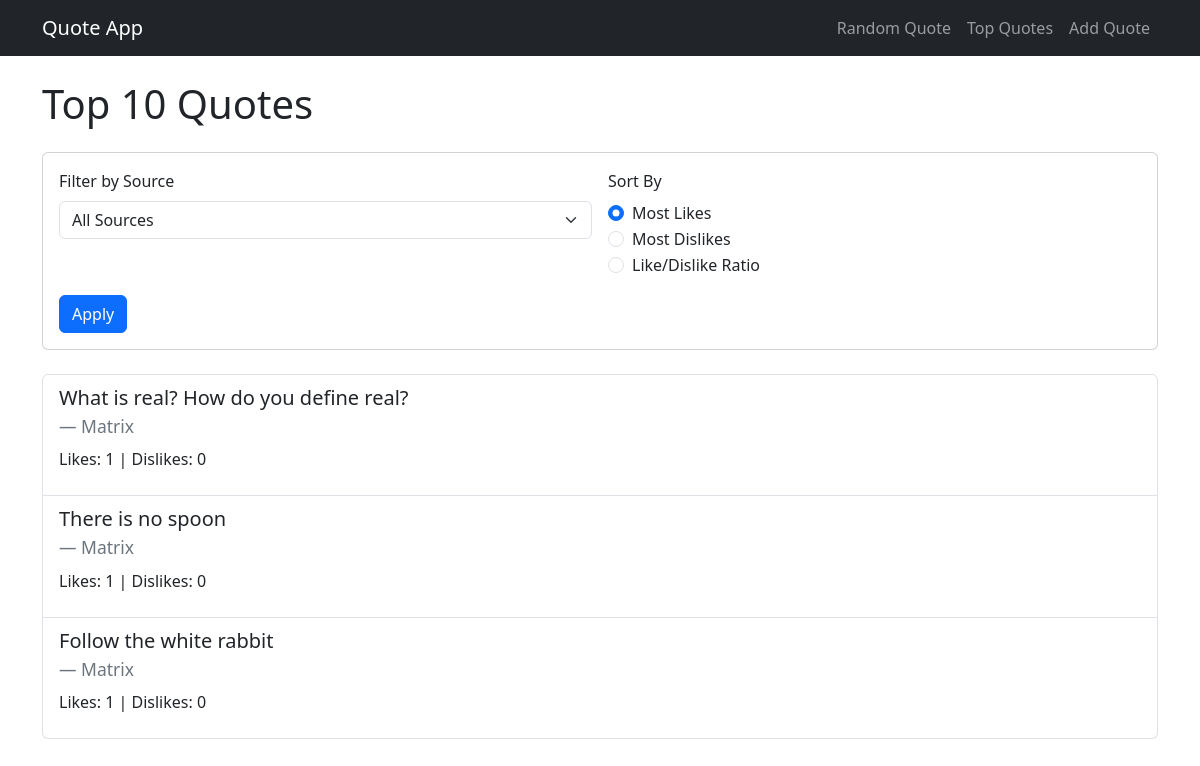
/top/, run on an earlier commit of the app's database.
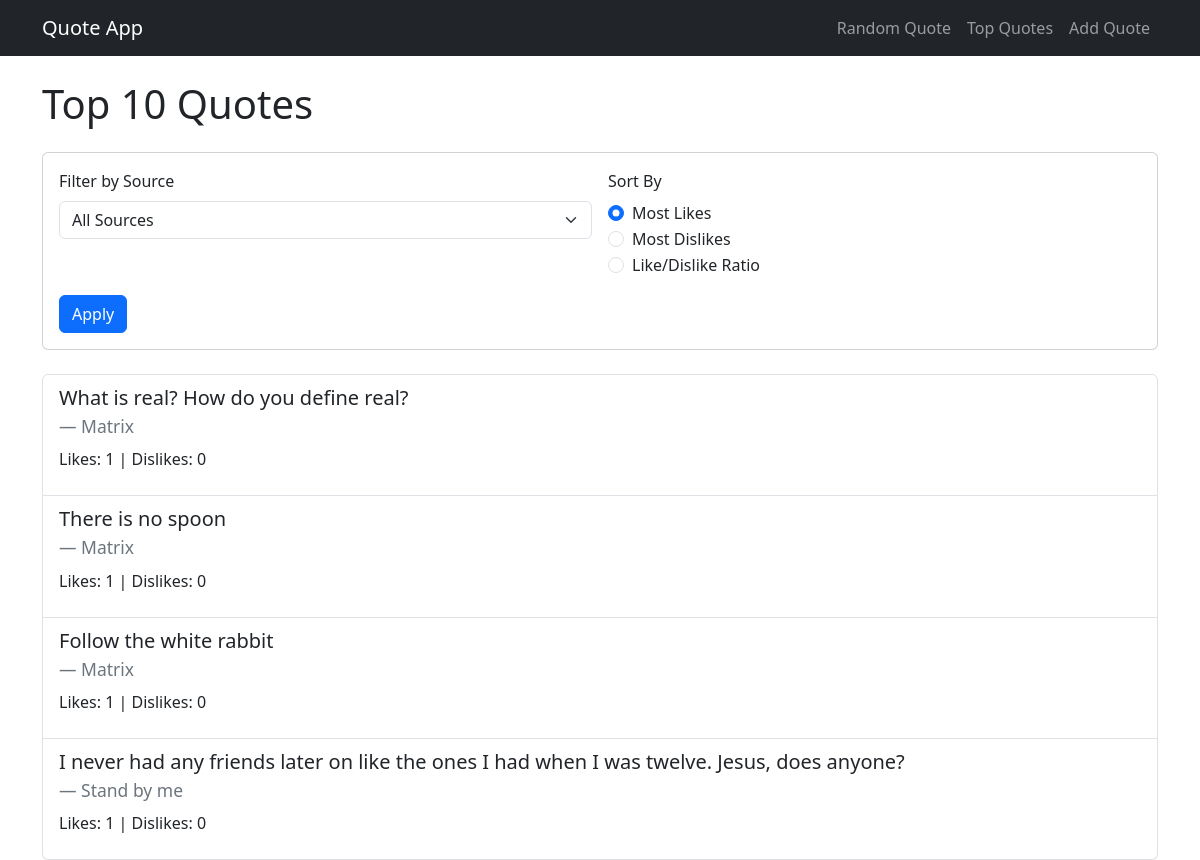
And on a later commit of the database.
### quotes/models.py (models this page shows, shortened)
class Quote(models.Model):
    text = models.TextField(unique=True)  # made unique to prevent duplicates
    source = models.ForeignKey(Source, on_delete=models.CASCADE)
    weight = models.PositiveIntegerField(validators=[MinValueValidator(1)])
    likes = models.PositiveIntegerField(default=0)
    dislikes = models.PositiveIntegerField(default=0)

class Source(models.Model):
    name = models.CharField(max_length=255)

### quotes/views.py (the view, shortened to what this page needs)
# urls.py: path('top/', views.top_quotes, name='top_quotes'),
def top_quotes(request):
    source_id = request.GET.get('source', '')
    sort_by = request.GET.get('sort_by', 'likes')
    quotes = Quote.objects.all()
    if source_id and source_id != 'all':
        quotes = quotes.filter(source_id=source_id)
    if sort_by == 'dislikes':
        quotes = quotes.order_by('-dislikes')
    else:
        quotes = quotes.order_by('-likes')
    selected_quotes = quotes[:10]
    sources = Source.objects.all()
    context = {
        'top_quotes': selected_quotes,
        'sources': sources,
        'selected_source': source_id,
        "selected_sort": sort_by,
    }
    return render(request, 'quotes/top_quotes.html', context)

### quotes/templates/quotes/top_quotes.html (shortened to what this page needs)
{% extends 'quotes/base.html' %}
{% block content %}
<h1 class="mb-4">Top 10 Quotes</h1>
<div class="card mb-4">
    <div class="card-body">
        <form method="get" class="row g-3">
            <div class="col-md-6">
                <label for="source" class="form-label">Filter by Source</label>
                <select name="source" id="source" class="form-select">
                    <option value="all" {% if selected_source == 'all' or not selected_source %}selected{% endif %}>All Sources</option>
                </select>
            </div>
            <div class="col-md-6">
                <label class="form-label">Sort By</label>
                <div class="form-check">
                    <input class="form-check-input" type="radio" name="sort_by" id="sort_likes" value="likes" {% if selected_sort == 'likes' or not selected_sort %}checked{% endif %}>
                    <label class="form-check-label" for="sort_likes">Most Likes</label>
                </div>
                <div class="form-check">
                    <input class="form-check-input" type="radio" name="sort_by" id="sort_dislikes" value="dislikes" {% if selected_sort == 'dislikes' %}checked{% endif %}>
                    <label class="form-check-label" for="sort_dislikes">Most Dislikes</label>
                </div>
                <div class="form-check">
                    <input class="form-check-input" type="radio" name="sort_by" id="sort_ratio" value="ratio" {% if selected_sort == 'ratio' %}checked{% endif %}>
                    <label class="form-check-label" for="sort_ratio">Like/Dislike Ratio</label>
                </div>
            </div>
            <div class="col-12">
                <button type="submit" class="btn btn-primary">Apply</button>
            </div>
        </form>
    </div>
</div>
{% if top_quotes %}
    <ul class="list-group">
        {% for quote in top_quotes %}
            <li class="list-group-item">
                <blockquote class="blockquote mb-0">
                    <p>{{ quote.text }}</p>
                    <footer class="blockquote-footer">{{ quote.source.name }}</footer>
                </blockquote>
                <p class="mt-2">Likes: {{ quote.likes }} | Dislikes: {{ quote.dislikes }}</p>
            </li>
        {% endfor %}
    </ul>
{% else %}
    <div class="alert alert-warning" role="alert">
        No quotes available for the selected filter.
    </div>
{% endif %}
{% endblock %}

### quotes/templates/quotes/base.html (shortened to what this page needs)
<!DOCTYPE html>
<html lang="en">
<head>
    <link href="https://cdn.jsdelivr.net/npm/bootstrap@5.3.0/dist/css/bootstrap.min.css" rel="stylesheet">
</head>
<body>
<nav class="navbar navbar-expand-lg navbar-dark bg-dark">
    <div class="container">
        <a class="navbar-brand" href="{% url 'random_quote' %}">Quote App</a>
        <div class="collapse navbar-collapse">
            <ul class="navbar-nav ms-auto">
                <li class="nav-item">
                    <a class="nav-link" href="{% url 'random_quote' %}">Random Quote</a>
                </li>
                <li class="nav-item">
                    <a class="nav-link" href="{% url 'top_quotes' %}">Top Quotes</a>
                </li>
                <li class="nav-item">
                    <a class="nav-link" href="{% url 'add_quote' %}">Add Quote</a>
                </li>
            </ul>
        </div>
    </div>
</nav>
<div class="container mt-4">
    {% block content %}
    {% endblock %}
</div>
</body>
</html>

What changed in the data, as far as the page shows it:
added Quote: text "I never had any friends later on like the ones I had when I was twelve. Jesus, does anyone?", source.name "Stand by me", likes "1", dislikes "0"
